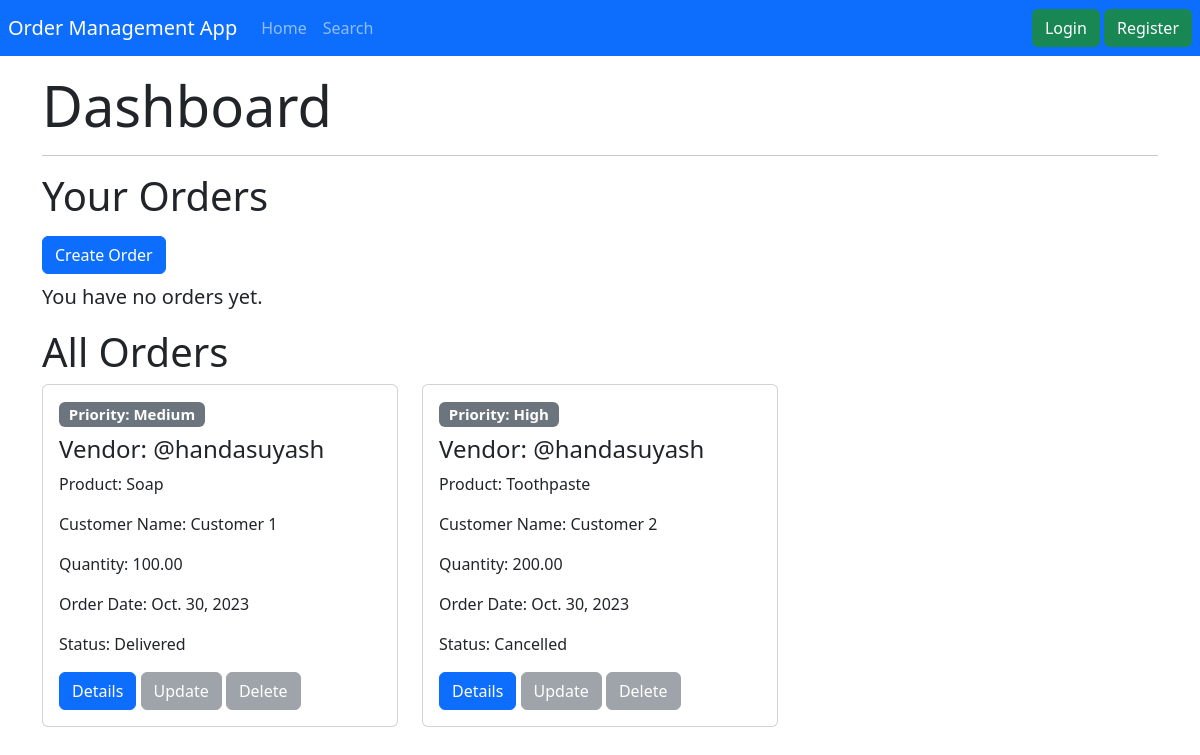
/dashboard/, run on the app's committed database.
### orders/models.py (models this page shows)
class Orders(models.Model):
    id = models.UUIDField(primary_key=True, default=uuid.uuid4, editable=False)
    vendor_id = models.ForeignKey(User, on_delete=models.CASCADE)
    customer = models.CharField(max_length=50)
    product = models.CharField(max_length=50)
    date = models.DateField(auto_now_add=True)
    quantity = models.DecimalField(max_digits=10, decimal_places=2)
    status = models.CharField(max_length=50)
    priority = models.CharField(max_length=50)

### orders/views.py (the view)
# urls.py: path("dashboard/", views.dashboard, name="dashboard"),
def dashboard(request):
    context = {
        "orders": Orders.objects.all(),
        "orders_user": Orders.objects.filter(vendor_id=request.user.id),
        "user_id": request.user.id,
    }
    return render(request, "orders/dashboard.html", context)

### orders/templates/orders/dashboard.html (shortened to what this page needs)
{% extends 'base.html' %} {% block title %}Dashboard{% endblock %} {% block content %}
<div class="container">
    <div class="row">
        <div class="col-md-12">
            <h1 class="display-4">Dashboard</h1>
            <hr />
            <div>
                <h3 class="display-6">Your Orders</h3>
                <a href="{% url 'order_create' %}" class="btn btn-primary my-2">Create Order</a>
                <div class="row">
                    {% if orders_user.count == 0 %}
                    <div class="col-md-12">
                        <p class="lead">You have no orders yet.</p>
                    </div>
                    {% endif %}
                </div>
            </div>
            <div>
                <h3 class="display-6">All Orders</h3>
                <div class="row">
                     {% for order in orders %}
                    <div class="col-md-4 mb-4">
                        <div class="card">
                            <div class="card-body">
                                <h5><span class="badge bg-secondary">Priority: {{ order.priority }}</span></h5>
                                <h4 class="card-title">Vendor: @{{ order.vendor_id }}</h4>
                                <p class="card-text">Product: {{ order.product }}</p>
                                <p class="card-text">Customer Name: {{ order.customer }}</p>
                                <p class="card-text">Quantity: {{ order.quantity }}</p>
                                <p class="card-text">Order Date: {{ order.date }}</p>
                                <p class="card-text">Status: {{ order.status }}</p>
                                <a href="{% url 'order_details' order.id %}"><button class="btn btn-primary">Details</button></a> {% if order.vendor_id.id == user_id %}
                                <a href="{% url 'order_edit' order.id %}"><button class="btn btn-success">Update</button></a>
                                <a href="{% url 'order_delete' order.id %}"><button class="btn btn-danger">Delete</button></a> {% else %}
                                <button disabled class="btn btn-secondary">Update</button>
                                <button disabled class="btn btn-secondary">Delete</button> {% endif %}
                            </div>
                        </div>
                    </div>
                    {% endfor %}
                </div>
            </div>
        </div>
    </div>
</div>
{% endblock %}

### data on the page
Orders: priority "Medium", vendor_id "handasuyash", product "Soap", customer "Customer 1", quantity "100.00", date "Oct. 30, 2023", status "Delivered", shows "Update"
Orders: priority "High", vendor_id "handasuyash", product "Toothpaste", customer "Customer 2", quantity "200.00", date "Oct. 30, 2023", status "Cancelled", shows "Update"
